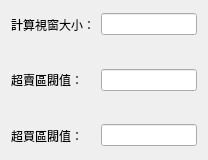
<?xml version="1.0" encoding="UTF-8"?>
<ui version="4.0">
 <class>Form</class>
 <widget class="QWidget" name="Form">
  <property name="geometry">
   <rect>
    <x>0</x>
    <y>0</y>
    <width>208</width>
    <height>160</height>
   </rect>
  </property>
  <property name="windowTitle">
   <string>Form</string>
  </property>
  <layout class="QGridLayout" name="gridLayout">
   <property name="topMargin">
    <number>0</number>
   </property>
   <property name="bottomMargin">
    <number>0</number>
   </property>
   <item row="0" column="0">
    <widget class="QLabel" name="label">
     <property name="sizePolicy">
      <sizepolicy hsizetype="Preferred" vsizetype="Expanding">
       <horstretch>0</horstretch>
       <verstretch>0</verstretch>
      </sizepolicy>
     </property>
     <property name="text">
      <string>計算視窗大小：</string>
     </property>
    </widget>
   </item>
   <item row="0" column="1">
    <widget class="QLineEdit" name="KDWindow"/>
   </item>
   <item row="2" column="0">
    <widget class="QLabel" name="label_3">
     <property name="sizePolicy">
      <sizepolicy hsizetype="Preferred" vsizetype="Expanding">
       <horstretch>0</horstretch>
       <verstretch>0</verstretch>
      </sizepolicy>
     </property>
     <property name="text">
      <string>超買區閥值：</string>
     </property>
    </widget>
   </item>
   <item row="1" column="0">
    <widget class="QLabel" name="label_2">
     <property name="sizePolicy">
      <sizepolicy hsizetype="Preferred" vsizetype="Expanding">
       <horstretch>0</horstretch>
       <verstretch>0</verstretch>
      </sizepolicy>
     </property>
     <property name="text">
      <string>超賣區閥值：</string>
     </property>
     <property name="scaledContents">
      <bool>false</bool>
     </property>
    </widget>
   </item>
   <item row="1" column="1">
    <widget class="QLineEdit" name="lowerBound"/>
   </item>
   <item row="2" column="1">
    <widget class="QLineEdit" name="upperBound"/>
   </item>
  </layout>
 </widget>
 <resources/>
 <connections/>
</ui>
